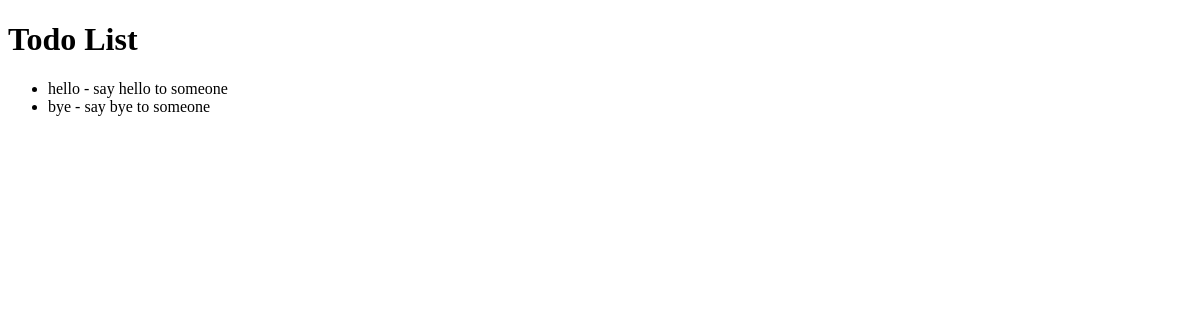
The app's page /, older data.
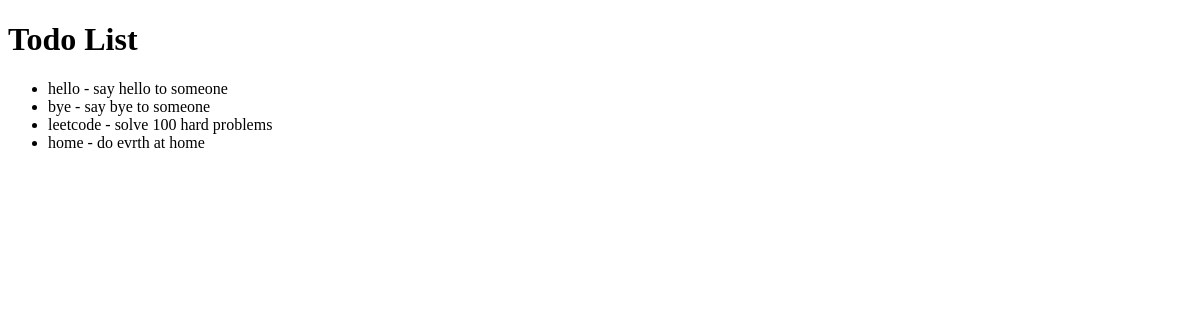
The same page, newer data.
### todolist_api/models.py (models this page shows, shortened)
class TodoList(models.Model):
    title = models.CharField(max_length=100, blank=False)
    description = models.TextField(blank=True)
    date = models.DateTimeField(default=datetime.now)
    completed = models.BooleanField(default=False)
    user = models.ForeignKey(User, on_delete=models.CASCADE)

### todolist_api/views.py (the view)
# urls.py: path("", views.index, name="main"),
def index(request):
    queryset = TodoList.objects.all()
    return render(request, 'index.html', {'todos': queryset})

### todolist_api/templates/index.html (shortened to what this page needs)
<!DOCTYPE html>
<html lang="en">
<head>
</head>
<body>
    <h1>Todo List</h1>
    <ul>
        {% for todo in todos %}
            <li>{{ todo.title }} - {{ todo.description }}</li>
        {% endfor %}
    </ul>
</body>
</html>

Row changes from the older to the newer data that the page shows:
added TodoList: title "leetcode", description "solve 100 hard problems"
added TodoList: title "home", description "do evrth at home"
